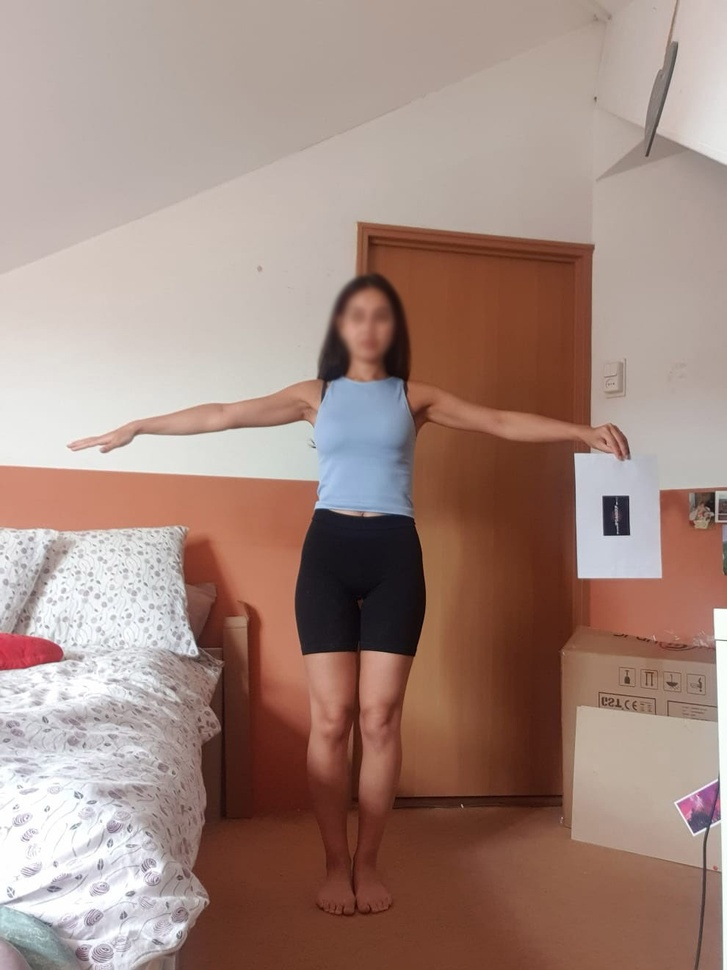
#> input picture FrontX.jpeg, 727 x 970 px, shrunk from 990 x 1320 before the run
$ jupyter execute Trackbars.ipynb
#> lines starting #> are read from the running program, lines starting #| are printed output that depends on the picture; after the words box and inside, x2 and y2 are one past the last pixel; in counts of white or black regions, pixels touching at a corner belong together
## This notebook is used for adjusting parameters in real-time to detect the reference object (black card on white paper)
<hr style="border:2px solid gray"> </hr>

[cell 1]
# Modules/Packages used
import cv2
import numpy as np
import matplotlib.pyplot as plt

[cell 2]
# Initialise erosion and dilation kernel
kernel = np.ones((5,5),np.uint8)

# Read image and convert to gray (Use 'CV_Example.png' to practice and learn about simple ComputerVision (CV) concepts)
img = cv2.imread('FrontX.jpeg')
#> img is the input picture: shape (970, 727, 3); mean B, G, R 127.3, 136.6, 162.6
#img = cv2.imread('CV_Example.png')
gray = cv2.cvtColor(img, cv2.COLOR_BGR2GRAY)
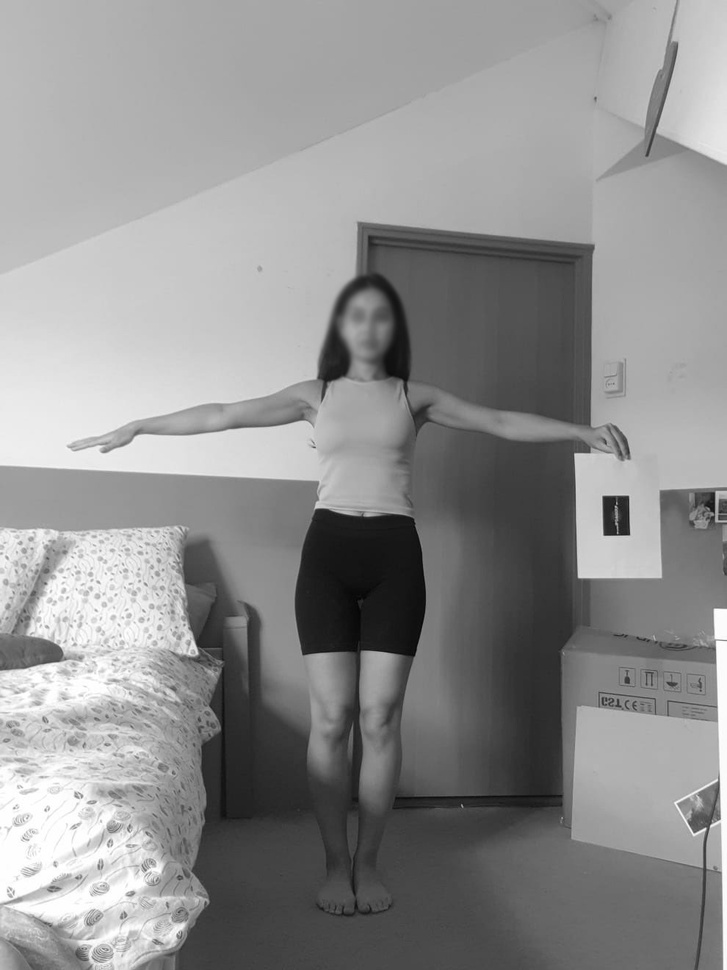
#> gray: shape (970, 727); min 2, max 255, mean 143.3

[cell 3]
def find_rectangle_contour(contours):
    '''
    Find rectangular contour
    '''

    # Loop through contours
    for ct in contours:

        perimeter = cv2.arcLength(ct, True) # Get contour parameters
        sides = cv2.approxPolyDP(ct, 0.02 * perimeter, True)

        if len(sides) == 4:
            return ct

[cell 4]
def draw_contours(contour, image):

    # Make copy of image
    image_copy = image.copy()

    # Convert gray image to colored (doesn't actually return the colors to the picture but allows drawing colors onto it)
    image_copy = cv2.cvtColor(image_copy, cv2.COLOR_GRAY2RGB)

    # Draw contours
    cv2.drawContours(image_copy, contour, -1, (0, 255, 0), 3)

    # Return values
    return image_copy

### Initialise Trackbars to adjust parameters in real-time
<hr style="border:2px solid gray"> </hr>

[cell 5]
def nothing(x):
    '''
    Required by 'createTrackbar' method:

    Pointer to the function to be called every time the slider changes position. This function should be prototyped as void.
    '''
    pass

def initTrackbar(custom = True):
    '''
    Initialise trackbars
    '''

    # Keeping custom as True would set the following initial parameters
    if custom == True:
        gb_init = 15
        cannyTh1_init = 76
        cannyTh2_init = 198
    else:
        gb_init = 1
        cannyTh1_init = 1
        cannyTh2_init = 1

    cv2.namedWindow('Trackbars') # Name of window

    # Initialise gaussian blur trackbar
    cv2.createTrackbar('GaussianBlur','Trackbars',gb_init,99, nothing)
    cv2.setTrackbarMin('GaussianBlur','Trackbars',1)

    # Initialise canny threshold trackbars
    cv2.createTrackbar('CannyTh1','Trackbars',cannyTh1_init,255,nothing)
    cv2.setTrackbarMin('CannyTh1','Trackbars',1)

    cv2.createTrackbar('CannyTh2','Trackbars',cannyTh2_init,255,nothing)
    cv2.setTrackbarMin('CannyTh2','Trackbars',1)

    # Initialise erosion trackbar
    cv2.createTrackbar('Erode','Trackbars',1,2,nothing)

    # Initialse dilation trackbar
    cv2.createTrackbar('Dilate','Trackbars',1,2,nothing)

def getTrackbarVal():
    '''
    Function to return current trackbar values
    '''

    # Get gaussian blur track position
    gb = cv2.getTrackbarPos('GaussianBlur','Trackbars')
    gb_ksize = (gb,gb)

    # Get canny thresholds track position
    cannyTh1 = cv2.getTrackbarPos('CannyTh1','Trackbars')
    cannyTh2 = cv2.getTrackbarPos('CannyTh2','Trackbars')

    # Get erosion and dilation track positions
    erode = cv2.getTrackbarPos('Erode','Trackbars')
    dilate = cv2.getTrackbarPos('Dilate','Trackbars')

    return gb_ksize, cannyTh1, cannyTh2, erode, dilate

<hr style="border:2px solid gray"> </hr>

### Simple ComputerVision (CV) concepts:

<hr style="border:1px solid gray"> </hr>

#### <u><b>Erosion & Dilation:</u></b>

From MathWorks:

Morphological erosion removes islands and small objects so that only substantive objects remain.

Morphological dilation makes objects more visible and fills in small holes in objects.

https://www.mathworks.com/help/images/morphological-dilation-and-erosion.html

#### <u><b>Guassian Blur:</u></b>

Gaussian blur is a method used to blur an image through the use of a Gaussian function. The point is to reduce noise/detail to make the image simpler to process (easier to detect important objects)

#### <u><b>Canny Edge Detection:</u></b>

From wikipedia:

The Canny edge detector is an edge detection operator that uses a multi-stage algorithm to detect a wide range of edges in images

https://en.wikipedia.org/wiki/Canny_edge_detector

[cell 6]
# Initialise trackbars
custom = input('Use custom initialisations: y/n')
#> the answer given: y
if custom == 'y':

    initTrackbar(True)

    # Initialise erosion and dilation
    erosion = 3
    dilation = 3

else:
    initTrackbar(False)

    # Initialise erosion and dilation
    erosion = 0
    dilation = 0

# Start real-time trial and error
while True:

    # Create temp_img as a copy of gray
    temp_img = gray.copy()

    # Retrieve current trackbar values
    gb_ksize, cannyTh1, cannyTh2, erode, dilate = getTrackbarVal()

    # Make sure gaussian blur values are odd. If even, make them odd by adding one
    if(gb_ksize[0] % 2 != 1):
        ksize = gb_ksize[0] + 1
        gb_ksize = (ksize, ksize)

    # Decrement erosion iteration
    if erode == 0:
        erosion -= 1
        if erosion < 1:
            erosion = 0
        temp_img = cv2.erode(temp_img, kernel, iterations = erosion)

    # Increment erosion iteration
    elif erode == 2:
        erosion += 1
        temp_img = cv2.erode(temp_img, kernel, iterations = erosion)

    # Keep erosion iteration
    else:
        temp_img = cv2.erode(temp_img, kernel, iterations = erosion)
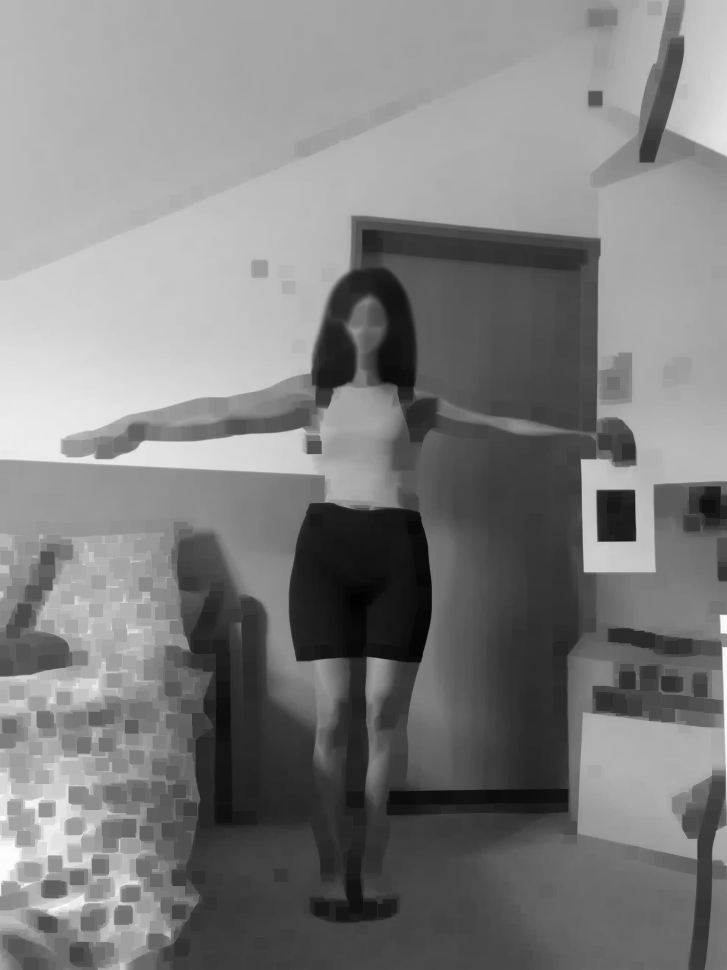
#> temp_img: shape (970, 727); min 2, max 254, mean 126.4

    # Decrement dilation iteration
    if dilate == 0:
        dilation -= 1
        if dilation < 1:
            dilation = 0
        temp_img = cv2.dilate(temp_img, kernel, iterations = dilation)

    # Increment dilation iteration
    elif dilate == 2:
        dilation += 1
        temp_img = cv2.dilate(temp_img, kernel, iterations = dilation)

    # Keep dilation iteration
    else:
        temp_img = cv2.dilate(temp_img, kernel, iterations = dilation)
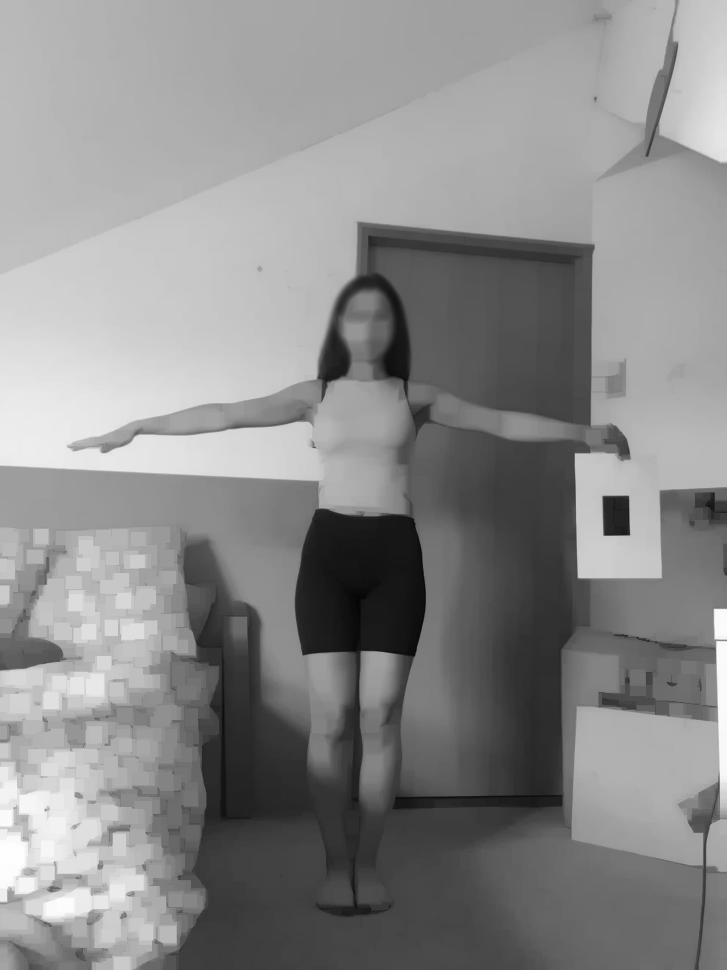
#> temp_img: shape (970, 727); min 2, max 254, mean 138.4

    # Apply guassian blur and canny edge detection
    temp_img = cv2.GaussianBlur(temp_img, gb_ksize,0,0)

    if (cannyTh1 > 1) | (cannyTh2 > 1):
        temp_img = cv2.Canny(temp_img, cannyTh1, cannyTh2)
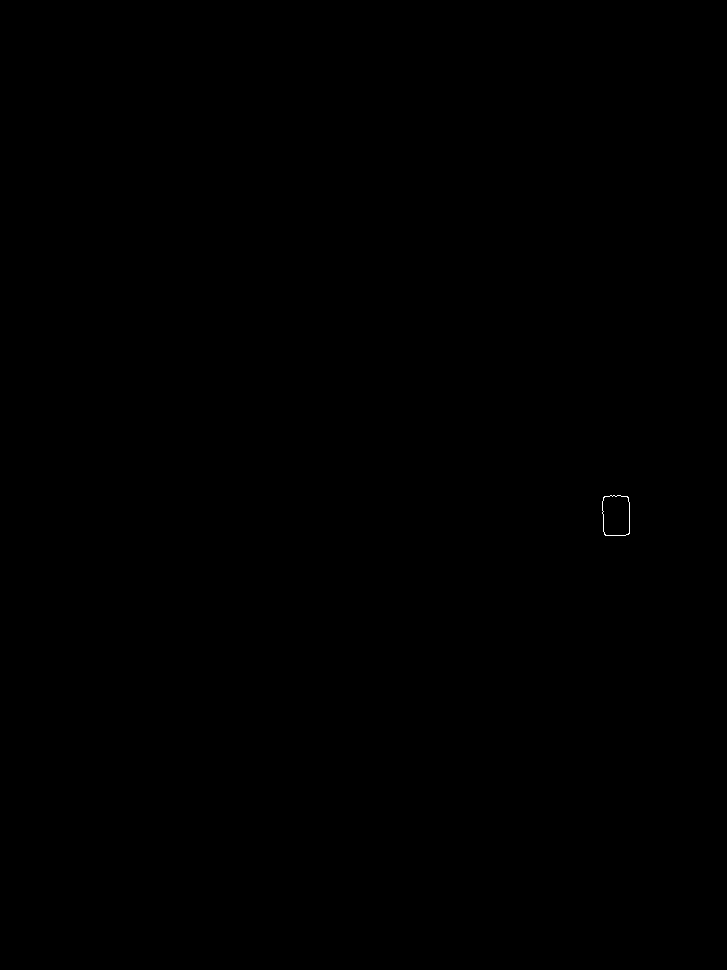
#> temp_img: shape (970, 727); 0.02% white in thin lines or dots, all inside (x1, y1, x2, y2) = (602, 495, 630, 536)

    # Update real-time images (side by side)

    # Get contours of previously detected edges
    contours, hierarchy = cv2.findContours(temp_img, mode = cv2.RETR_EXTERNAL, method = cv2.CHAIN_APPROX_NONE)
#> contours = 1 contour; box (x1, y1, x2, y2) and area: (602, 495, 630, 536) 1020

    temp_img2 = draw_contours(contours, gray) # Get and draw contours
#> in draw_contours, `cv2.drawContours(image_copy, contour, -1, (0, 255, 0), 3)`:
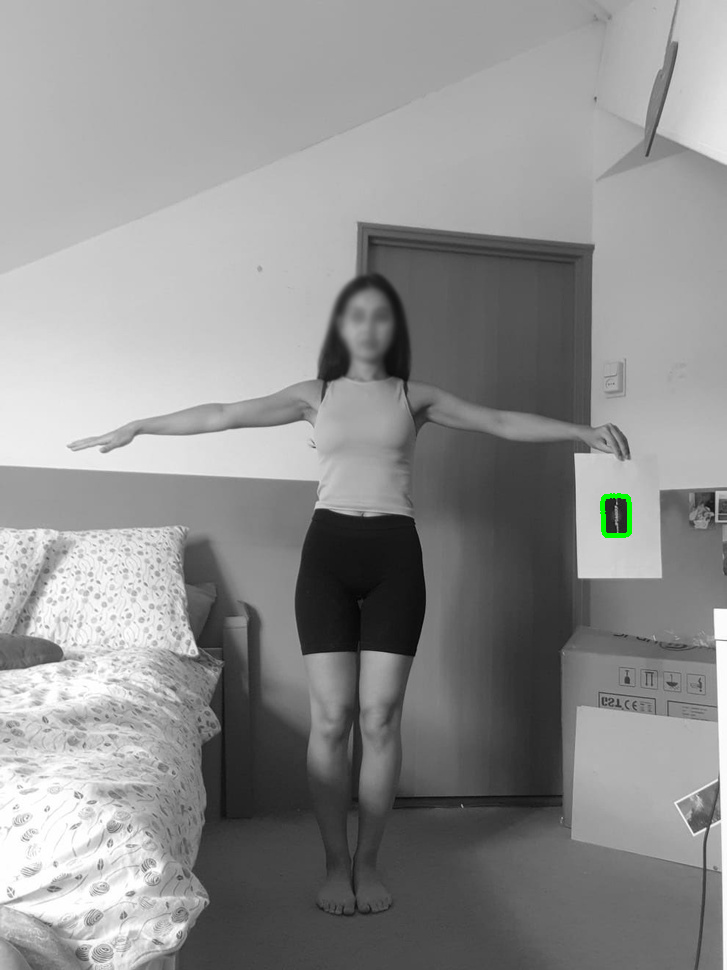
#> image_copy: shape (970, 727, 3); mean B, G, R 143.2, 143.5, 143.2
#> the loop in find_rectangle_contour, `for ct in contours: ` made 1 pass
#> (perimeter, sides) on pass 1: (130, [[604, 496], [604, 534], [628, 534], [628, 497]])
    ct = find_rectangle_contour(contours) # Find rectangular contour
#> ct = contour of 123 points, box (x1, y1, x2, y2) (602, 495, 630, 536), area 1020
    temp_img3 = draw_contours(ct, gray) # Draw rectangular contour
    temp_img = cv2.cvtColor(temp_img, cv2.COLOR_GRAY2RGB) # Convert image to RGB temporarily to view side by side
    numpy_horizontal_concat = np.concatenate((temp_img, temp_img2, temp_img3), axis=1) # Concat images
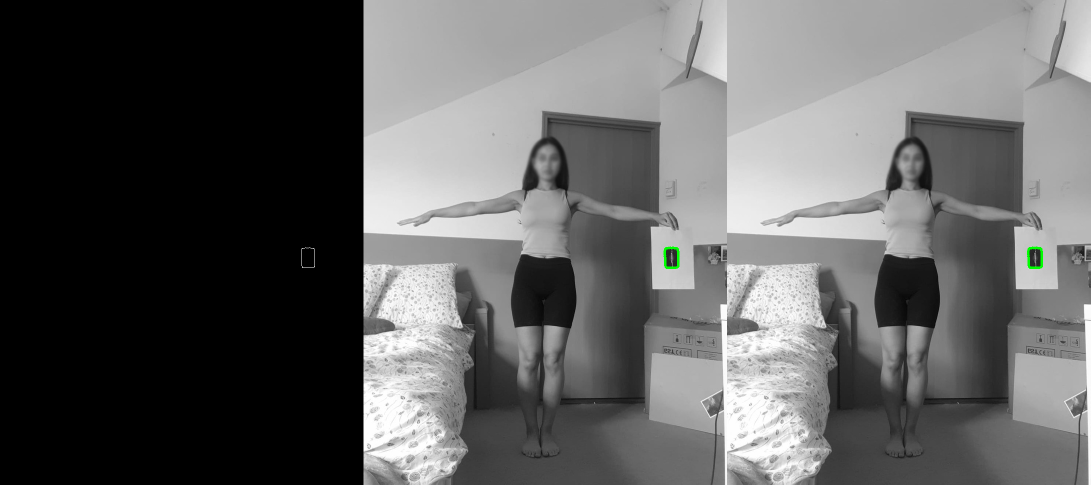
#> numpy_horizontal_concat: shape (970, 2181, 3) (shown at 1/2 size); mean B, G, R 95.5, 95.7, 95.5
    cv2.imshow('image',numpy_horizontal_concat) # Show images

    # Initialise exit key
    key = cv2.waitKey(0)
#> (key q is pressed here)

    # Quit real-time image processing if 'q' button is pressed
    if key == ord('q'):
        break

# Destroy all windows
cv2.destroyAllWindows()
cv2.waitKey(1)

# Print final parameters
print('Gaussian blur:', gb_ksize)
print('Canny threshold 1:', cannyTh1)
print('Canny threshold 2:', cannyTh2)
print('Erosion iterations:', erosion)
print('Dilation iterations:', dilation)

# Show final edges
fig=plt.figure(figsize=(20,20))
plt.imshow(temp_img)
